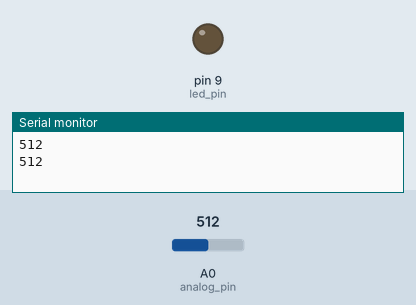
Simulated run of this sketch. Board: Arduino Uno, built with avr-gcc and run on an emulated ATmega328P. On the bench: output pins drawn as LEDs (lit = HIGH), the last lines printed to the serial monitor. Inputs (shaded band) come from the test bench; at power-on: A0 (analog_pin) = 512.

Above: at 1.8 s.
1.9 s: A0 (analog_pin) set to 267
3.4 s: A0 (analog_pin) set to 255
At 4.3 s:
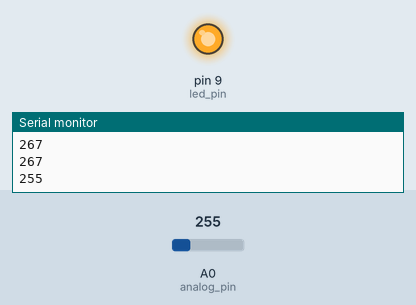
5.5 s: A0 (analog_pin) set to 122
At 7.0 s:
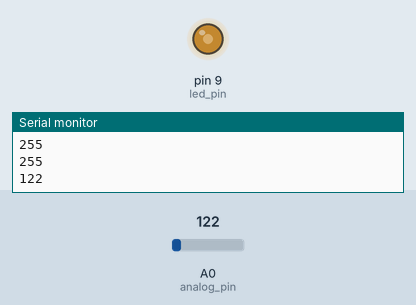
Timing chart, 0 to 8.5 s (numbered marks = the images above; inputs shaded):
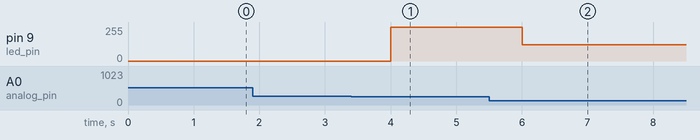

The sketch:

potentiometre.ino
```cpp
int analog_pin = 0;

int led_pin = 9;

int val = 0;

void setup() {
  Serial.begin(9600);
}

void loop() {
  val = analogRead(analog_pin);

  Serial.println(val);

  if(val <= 255){
    analogWrite(led_pin, val);
  }

  delay(1000);
}
```

Measured:
- the behaviour switches between 256 and 255 on A0 (analog_pin) (found by bisection; images 0 and 1)
- after the input at 3.4 s, pin 9 (led_pin): 0/255 → 255/255 after 0.60 s
- after the input at 5.5 s, pin 9 (led_pin): 255/255 → 122/255 after 0.50 s
